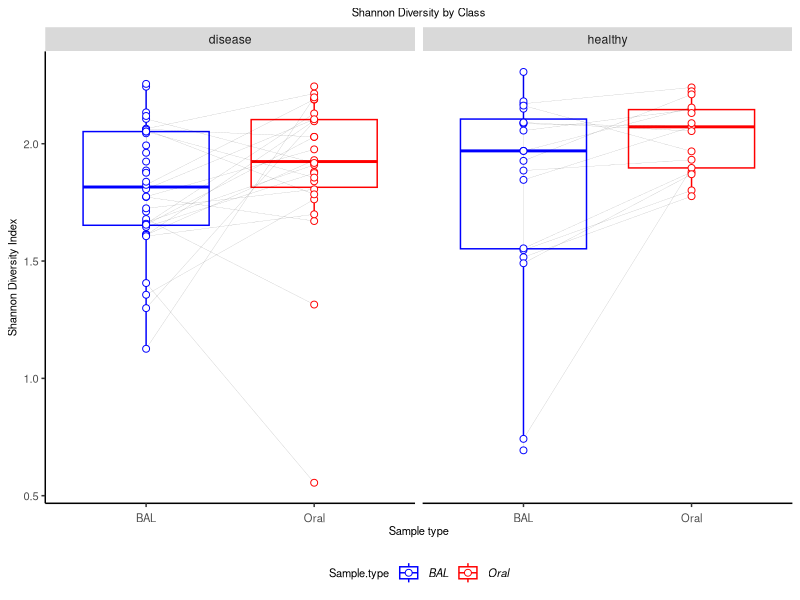
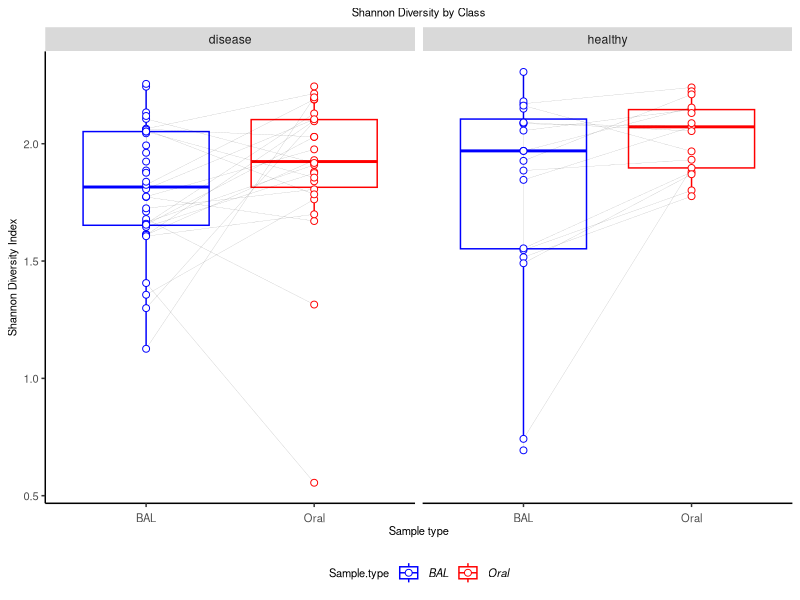

Write R code to recreate these figures, in order.
#### Housekeeping ####
setwd("/GitHub/Imperial-Molyneaux/COVID-BAL-OralRinse/")
setwd("~/Documents/GitHub/Imperial-Molyneaux/COVID-BAL-OralRinse/Unfiltered/")

#### Download libraries ####
#install.packages("dplyr")
library("dplyr")
#install.packages("tidyverse")
library("tidyverse")
#install.packages("ggplot2")
library("ggplot2")
#install.packages("reshape2")
library("reshape2")
#install.paclages("vegan")
library("vegan")
#install.packages("rstatix")
library("rstatix")

# Read in the saved csv file from previously
normalised_data <- read.csv("Class-normalised-unfiltered-metadata.csv")

abundance_table <- normalised_data %>%
  select(5:ncol(normalised_data)) # Only select the reads
rowSums(abundance_table) #check if in percentages
abundance_table <- abundance_table/rowSums(abundance_table)*100

metadata <- normalised_data %>%
  select(Sample.type:patient_ID)

#### Species Richness ####
# Calculate species number 
# Margin = 1, by row
species_number <- specnumber(abundance_table, MARGIN = 1)
species_number <- as.data.frame(species_number)
species_metadata <- cbind(metadata, species_number)

# Shannon Diversity stats
shannon_diversity <- diversity(abundance_table, index = "shannon")
shannon_diversity <- as.data.frame(shannon_diversity)
shannon_metadata <- cbind(metadata, shannon_diversity)
shannon_metadata$Sample.type <- as.factor(shannon_metadata$Sample.type)

# Healthy vs. Disease BAL only (no HC for oral rinse)
shannon_metadata_filter <- shannon_metadata %>%
  filter(Sample.type == "BAL") %>%
  filter(Status == "disease" |
           Status == "healthy")

wilcox.test(shannon_diversity ~ Status, data = shannon_metadata_filter)
# p < 0.304 Class


# By type of sample (oral vs. BAL), can only do disease (paired samples)
shannon_metadata_filter <- shannon_metadata %>%
  filter(shannon_metadata$Status == "disease")

wilcox.test(shannon_diversity ~ Sample.type, data = shannon_metadata_filter)
# p = 0.07, Class

shannon_metadata <- cbind(metadata, shannon_diversity)
shannon_metadata <- shannon_metadata %>%
  filter(!Status == "control") # remove control samples


#Check the taxa level used
ggplot(shannon_metadata, aes(x=Sample.type, y=shannon_diversity, color=Sample.type)) +
  geom_boxplot(aes(fill = Sample.type, shape = Sample.type, colour = Sample.type), outlier.shape = NA) +
  geom_line(aes(group = patient_ID),
            linetype = "solid",
            size = 0.05, alpha = 0.5,
            colour = "black") +
  geom_point(position = "identity", aes(fill = Sample.type,
                                        shape = Sample.type,
                                        colour = Sample.type,
                                        group = patient_ID), # change the shape 
             size = 2,
             stroke = .5) +
  scale_shape_manual(values=c(21, 21, 21)) +
  scale_color_manual(values=c("blue",
                              "red",
                              "goldenrod")) +
  scale_fill_manual(values=c("white", "white", "white")) + # inner colour can change
  facet_grid(. ~ `Status`,
             scales = "free", space = "free") +
  labs(title="Shannon Diversity by Class",
       y = "Shannon Diversity Index",
       x = "Sample type") +
  theme(#Set the title font size
    plot.title = element_text(size=8,
                              hjust = 0.5),
    #Set the legend title position
    legend.position = "bottom",
    #Set the legend title font size
    legend.title = element_text(size=8),
    #Define the size of the legend text and make it italic
    legend.text = element_text(size=8,
                               face = "italic"),
    #Remove the grey background from the legend
    legend.background = element_blank(),
    #Remove the box from the legend
    legend.key = element_blank(),
    #Remove the grey background
    panel.background = element_blank(),
    #Remove the plot border
    panel.border = element_blank(),
    #Remove the major plot grid lines
    panel.grid.major = element_blank(),
    #Remove the minor plot grid lines
    panel.grid.minor = element_blank(),
    #Change orientation of x axis labels
    axis.text.x = element_text(angle=0,
                               hjust=0.5,
                               vjust=0, # "justifying" text
                               size=8),
    axis.title.x = element_text(size=8),
    #Define the axis title text size
    axis.title = element_text(size=8),
    #Define the axis label text size
    axis.text.y = element_text(size=8),
    #Add back the x and y axis lines and define thickness (size), line type, and color
    axis.line = element_line(size = 0.5,
                             linetype = "solid",
                             colour = "black"))

ggsave("ShannonDiversity-Class-unfiltered.pdf", width = 150, height = 150,
       units = c("mm"), device = "pdf")
